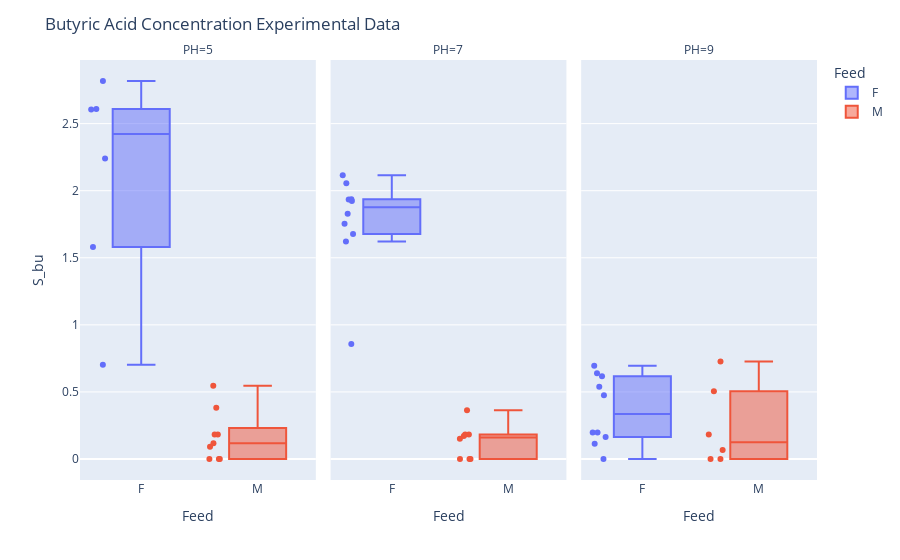

Source (notebook cell):
### Code cell
fig=px.box(exp_data_sim,x="Feed",y="S_bu",facet_col="PH",color="Feed",points="all")
fig.update_layout(title="Butyric Acid Concentration Experimental Data")
fig.write_html("Butyric Acid Concentratio Experimental Data.html")
fig.show()

### Figure 1 — Plotly figure (JSON) as saved in the notebook; plotly's stock layout.template omitted (floating-point values rounded to 4 significant figures)
{"data": [{"alignmentgroup": "True", "boxpoints": "all", "hovertemplate": "Feed=%{x}<br>PH=5<br>S_bu=%{y}<extra></extra>", "legendgroup": "F", "marker": {"color": "#636efa"}, "name": "F", "notched": false, "offsetgroup": "F", "orientation": "v", "showlegend": true, "type": "box", "x": ["F", "F", "F", "F", "F", "F"], "x0": " ", "xaxis": "x", "y": [2.24, 2.61, 2.606, 2.818, 1.581, 0.7026], "y0": " ", "yaxis": "y"}, {"alignmentgroup": "True", "boxpoints": "all", "hovertemplate": "Feed=%{x}<br>PH=7<br>S_bu=%{y}<extra></extra>", "legendgroup": "F", "marker": {"color": "#636efa"}, "name": "F", "notched": false, "offsetgroup": "F", "orientation": "v", "showlegend": false, "type": "box", "x": ["F", "F", "F", "F", "F", "F", "F", "F", "F", "F"], "x0": " ", "xaxis": "x2", "y": [2.056, 2.114, 1.923, 1.621, 1.937, 1.678, 1.754, 1.829, 1.935, 0.8572], "y0": " ", "yaxis": "y2"}, {"alignmentgroup": "True", "boxpoints": "all", "hovertemplate": "Feed=%{x}<br>PH=9<br>S_bu=%{y}<extra></extra>", "legendgroup": "F", "marker": {"color": "#636efa"}, "name": "F", "notched": false, "offsetgroup": "F", "orientation": "v", "showlegend": false, "type": "box", "x": ["F", "F", "F", "F", "F", "F", "F", "F", "F", "F"], "x0": " ", "xaxis": "x3", "y": [0.198, 0.1132, 0.6948, 0.164, 0, 0.1971, 0.4745, 0.6388, 0.5385, 0.6171], "y0": " ", "yaxis": "y3"}, {"alignmentgroup": "True", "boxpoints": "all", "hovertemplate": "Feed=%{x}<br>PH=5<br>S_bu=%{y}<extra></extra>", "legendgroup": "M", "marker": {"color": "#EF553B"}, "name": "M", "notched": false, "offsetgroup": "M", "orientation": "v", "showlegend": true, "type": "box", "x": ["M", "M", "M", "M", "M", "M", "M", "M", "M"], "x0": " ", "xaxis": "x", "y": [0, 0.3817, 0.1167, 0.09091, 0, 0, 0.1818, 0.5455, 0.1818], "y0": " ", "yaxis": "y"}, {"alignmentgroup": "True", "boxpoints": "all", "hovertemplate": "Feed=%{x}<br>PH=7<br>S_bu=%{y}<extra></extra>", "legendgroup": "M", "marker": {"color": "#EF553B"}, "name": "M", "notched": false, "offsetgroup": "M", "orientation": "v", "showlegend": false, "type": "box", "x": ["M", "M", "M", "M", "M", "M", "M", "M"], "x0": " ", "xaxis": "x2", "y": [0.1503, 0, 0.1718, 0, 0.3636, 0.1818, 0, 0.1818], "y0": " ", "yaxis": "y2"}, {"alignmentgroup": "True", "boxpoints": "all", "hovertemplate": "Feed=%{x}<br>PH=9<br>S_bu=%{y}<extra></extra>", "legendgroup": "M", "marker": {"color": "#EF553B"}, "name": "M", "notched": false, "offsetgroup": "M", "orientation": "v", "showlegend": false, "type": "box", "x": ["M", "M", "M", "M", "M", "M"], "x0": " ", "xaxis": "x3", "y": [0, 0.0679, 0.5047, 0, 0.7273, 0.1818], "y0": " ", "yaxis": "y3"}], "layout": {"annotations": [{"font": {}, "showarrow": false, "text": "PH=5", "x": 0.16, "xanchor": "center", "xref": "paper", "y": 1, "yanchor": "bottom", "yref": "paper"}, {"font": {}, "showarrow": false, "text": "PH=7", "x": 0.5, "xanchor": "center", "xref": "paper", "y": 1, "yanchor": "bottom", "yref": "paper"}, {"font": {}, "showarrow": false, "text": "PH=9", "x": 0.84, "xanchor": "center", "xref": "paper", "y": 1, "yanchor": "bottom", "yref": "paper"}], "boxmode": "overlay", "legend": {"title": {"text": "Feed"}, "tracegroupgap": 0}, "margin": {"t": 60}, "title": {"text": "Butyric Acid Concentration Experimental Data"}, "xaxis": {"anchor": "y", "categoryarray": ["F", "M"], "categoryorder": "array", "domain": [0, 0.32], "title": {"text": "Feed"}}, "xaxis2": {"anchor": "y2", "categoryarray": ["F", "M"], "categoryorder": "array", "domain": [0.34, 0.66], "matches": "x", "title": {"text": "Feed"}}, "xaxis3": {"anchor": "y3", "categoryarray": ["F", "M"], "categoryorder": "array", "domain": [0.68, 1.0], "matches": "x", "title": {"text": "Feed"}}, "yaxis": {"anchor": "x", "domain": [0, 1], "title": {"text": "S_bu"}}, "yaxis2": {"anchor": "x2", "domain": [0, 1], "matches": "y", "showticklabels": false}, "yaxis3": {"anchor": "x3", "domain": [0, 1], "matches": "y", "showticklabels": false}}}
